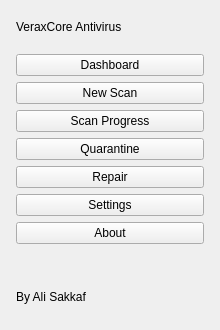
        <widget class="QFrame" name="sidebar">
         <property name="minimumSize">
          <size>
           <width>220</width>
           <height>0</height>
          </size>
         </property>
         <property name="maximumSize">
          <size>
           <width>240</width>
           <height>16777215</height>
          </size>
         </property>
         <layout class="QVBoxLayout" name="sidebarLayout">
          <property name="spacing">
           <number>6</number>
          </property>
          <property name="leftMargin">
           <number>16</number>
          </property>
          <property name="topMargin">
           <number>20</number>
          </property>
          <property name="rightMargin">
           <number>16</number>
          </property>
          <property name="bottomMargin">
           <number>20</number>
          </property>
          <item>
           <widget class="QLabel" name="lblAppNameVersion">
            <property name="text">
             <string>VeraxCore Antivirus</string>
            </property>
            <property name="alignment">
             <set>Qt::AlignLeading|Qt::AlignLeft|Qt::AlignVCenter</set>
            </property>
           </widget>
          </item>
          <item>
           <spacer name="spSidebar1">
            <property name="orientation">
             <enum>Qt::Vertical</enum>
            </property>
            <property name="sizeType">
             <enum>QSizePolicy::Fixed</enum>
            </property>
            <property name="sizeHint" stdset="0">
             <size>
              <width>0</width>
              <height>14</height>
             </size>
            </property>
           </spacer>
          </item>
          <item>
           <widget class="QPushButton" name="navDashboard">
            <property name="text">
             <string>Dashboard</string>
            </property>
            <property name="checkable">
             <bool>false</bool>
            </property>
           </widget>
          </item>
          <item>
           <widget class="QPushButton" name="navScanConfig">
            <property name="text">
             <string>New Scan</string>
            </property>
           </widget>
          </item>
          <item>
           <widget class="QPushButton" name="navScan">
            <property name="text">
             <string>Scan Progress</string>
            </property>
           </widget>
          </item>
          <item>
           <widget class="QPushButton" name="navQuarantine">
            <property name="text">
             <string>Quarantine</string>
            </property>
           </widget>
          </item>
          <item>
           <widget class="QPushButton" name="navRepair">
            <property name="text">
             <string>Repair</string>
            </property>
           </widget>
          </item>
          <item>
           <widget class="QPushButton" name="navSettings">
            <property name="text">
             <string>Settings</string>
            </property>
           </widget>
          </item>
          <item>
           <widget class="QPushButton" name="navAbout">
            <property name="text">
             <string>About</string>
            </property>
           </widget>
          </item>
          <item>
           <spacer name="spSidebar2">
            <property name="orientation">
             <enum>Qt::Vertical</enum>
            </property>
            <property name="sizeHint" stdset="0">
             <size>
              <width>0</width>
              <height>40</height>
             </size>
            </property>
           </spacer>
          </item>
          <item>
           <widget class="QLabel" name="lblBrandLabel">
            <property name="text">
             <string>By Ali Sakkaf</string>
            </property>
            <property name="alignment">
             <set>Qt::AlignLeading|Qt::AlignLeft|Qt::AlignVCenter</set>
            </property>
           </widget>
          </item>
          <item>
           <widget class="QWidget" name="brandIconBox" native="true">
            <layout class="QHBoxLayout" name="brandIconLayout">
             <property name="spacing">
              <number>8</number>
             </property>
             <property name="leftMargin">
              <number>0</number>
             </property>
             <property name="topMargin">
              <number>0</number>
             </property>
             <property name="rightMargin">
              <number>0</number>
             </property>
             <property name="bottomMargin">
              <number>0</number>
             </property>
            </layout>
           </widget>
          </item>
         </layout>
        </widget>
